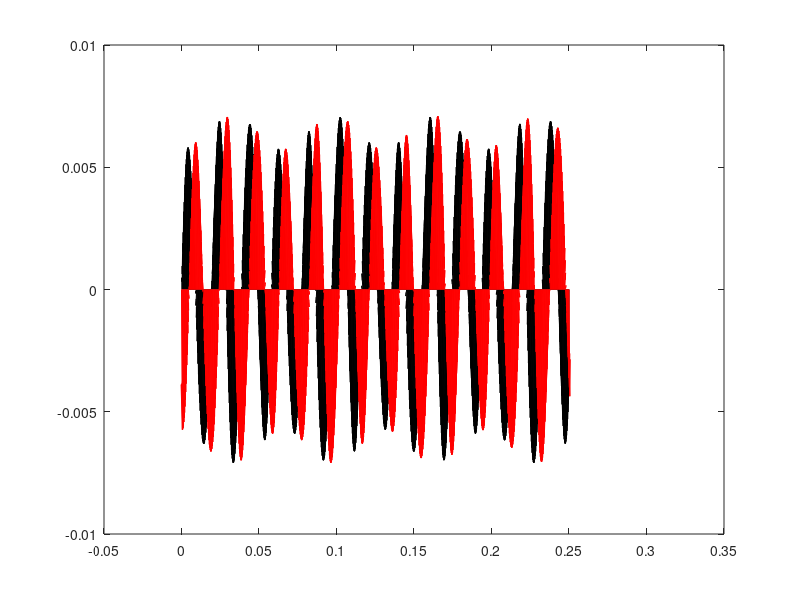
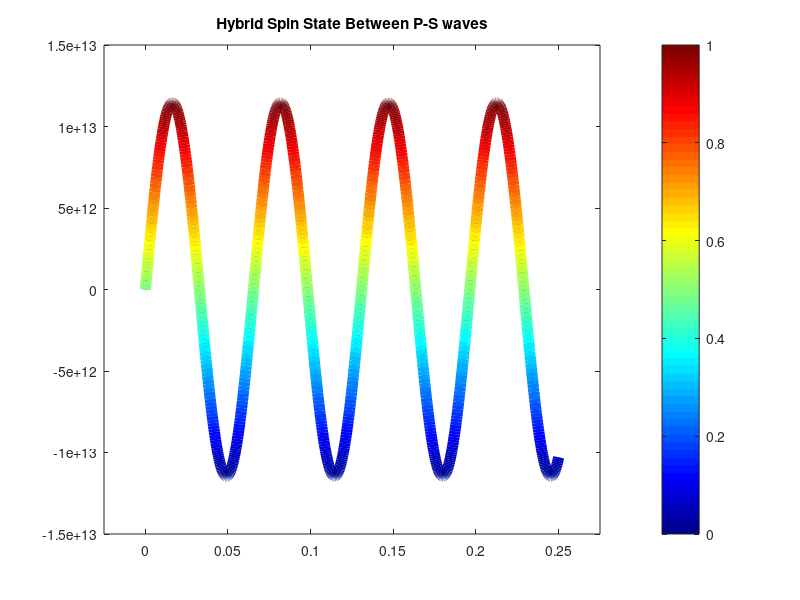

Here is the MATLAB script that generated these plots, in order: (Note: this script raises an error after producing the figures.)



%% THIS SAMPEL CODE EXPLORES THE INTRINSIC SPIN OF ELASTIC WAVE          %%
%%%%%%%%%%%%%%%%%%%%%%%%%%%%%%%%%%%%%%%%%%%%%%%%%%%%%%%%%%%%%%%%%%%%%%%%%%%
%% REFER CHAPTER 3 Eq. 3.61.1 and 3.62.2 in Book Metamaterial in Topological Acoustics, CRC Press, 2023
% Code written by Prof. Sourav Banerjee Date 06/24/2022

%%%%%%%%%%%%%%%%%%%%%%%%%%%%%%%%%%%%%%%%%%%%%%%%%%%%%%%%%%%%%%%%%%%%%%%%%%%
%Explore SpinState
SpinState = 3; % 1 for P-P Interaction, 2 for S-S interaction, 3 for P-S Hybrid Interaction
SpinPlotAlong =0; % Angle in degree
t1=0;
t2=50.76;
t3=52.36;



%% WAVE - AMPLITUDES 
%Amplitude of P-waves
A1 = 0.1866; % amplitude of L-Wave 1
A2 = 0.1866; % amplitude of L-Wave 2
% Amplitude of S-waves
B1 = 0.6820; % amplitude of T-Wave 1
B2 = -0.6820; % amplitude of T-Wave 2

C1 = 0.7071; % amplitude of T-Wave 1
C2 = 0.7071; % amplitude of T-Wave 2

% % Amplitude of P-waves
% A1 = 0.5583; % amplitude of L-Wave 1
% A2 = -0.5583; % amplitude of L-Wave 2
% 
% % Amplitude of S-waves
% B1 = 0.4340; % amplitude of T-Wave 1
% B2 = 0.4340; % amplitude of T-Wave 2
%% WAVE - VELOCITIES
% Velocities of P-wave
Cp1 = 6191.4; % m/sec wave velocity of P-wave 1
Cp2 = 6191.4; % m/sec wave velocity of P-wave 2
% Velocities of S-wave
Cs1 = 3095.7; % m/sec wave velocity of S-wave 1
Cs2 = 3095.7; % m/sec wave velocity of S-wave 2
%% FREQUENCY & DENSITY
w=1003000;  % in Hz frequency
rho=2700;    % in Kg/m^3
SF=rho*w/2; % a Spin Factor 
%% WAVENUMBER
% Wavenumber of P-waves - Two wave interaction
kp1 = w/Cp1; % wavenumber of P-wave 1
kp2 = w/Cp2;  % wavenumber of P-wave 2
%spin fiziud of S0 mode overwrite 
% kp2=1339.45/(2*pi);
% kp1=1339.45/(2*pi);
% Wavenumber of S-wave 
ks1 = w/Cs1; % wavenumber of wave 1
ks2 = w/Cs2;  % wavenumber of wave 2

%% 1-D SPATIAL DISCREATIZATION 
D=0.002;
x_min = 0;
x_max = 0.25; % total length along the plate axis 250 mm
num_points_x = 1000; % number of points in the x direction
del_x=(x_max-x_min)/num_points_x; % in m
Length=x_max; % in m
%% WAVE PROPAGATION DIRETION OF WAVE 1 and WAVE 2 & WAVEVECTOR
theta_1 = t1-SpinPlotAlong ; % wave propagation diraction of P-wave 1
theta_2 = t2-SpinPlotAlong; % wave propagation diraction of P-wave 2

% P-wave Vecotors for wave 1 and wave 2
kp1_1=kp1*cosd(theta_1);  % k1 wave number along x1 for P-wave 1
kp1_2=kp1*sind(theta_1);  % k2 wave number along x2 for P-wave 1

kp2_1=kp2*cosd(theta_2);  % k1 wave number along x1 for P-wave 2
kp2_2=kp2*sind(theta_2);  % k2 wave number along x2 for P-wave 2

% S-wave Vecotors for wave 1 and wave 2
ks1_1=ks1*cosd(theta_1);  % k1 wave number along x1 for S-wave 1
ks1_2=ks1*sind(theta_1);  % k2 wave number along x2 for S-wave 1

ks2_1=ks2*cosd(theta_2);  % k1 wave number along x1 for S-wave 2
ks2_2=ks2*sind(theta_2);  % k2 wave number along x2 for S-wave 2

%% WAVE POLARIZATION 
% Wave polarization direction of the P-wave
P_1 = theta_1 ; % wave polarization diraction of P-wave 1 along Theta 1 
P_2 = theta_2; % wave polarization diraction of P-wave 2 along Theta 2

% Wave polarization direction of the S-wave 
S_1=90+theta_1; %wave polarization diraction of S-wave 1 Orthogonal to Theta 1
S_2=-(90+theta_2); %wave polarization diraction of S-wave 2 Orthogonal to Theta 2

%% SPATIAL DISCRETIZATION
%i=sqrt(-1);

x1=0:del_x:Length; % discretize the x1 axis 
x2=0:del_x:Length; % discretize the x2 axis 

x1_plot=(zeros(length(x2),1))';
x2_plot=(zeros(length(x1),1))';

x3=(zeros(length(x1),1))';

%% WAVE POTENTIALS 
% P-wave potential 
fi1_exp = A1.*exp(1i*((kp1_1.*x1)+(kp1_2.*x2)+(kp1.*cosd(90).*x3)));
fi2_exp = A2.*exp(1i*((kp2_1.*x1)+(kp2_2.*x2)+(kp2.*cosd(90).*x3)));
% SV-wave potential 
Zi1_exp = B1.*exp(1i*((ks1_1.*x1)+(ks1_2.*x2)+(ks1.*cosd(90).*x3)));
Zi2_exp = B2.*exp(1i*((ks2_1.*x1)+(ks2_2.*x2)+(ks2.*cosd(90).*x3)));

Zh1_exp = C1.*exp(1i*((ks1_1.*x1)+(ks1_2.*x2)+(ks1.*cosd(90).*x3)));
Zh2_exp = C2.*exp(1i*((ks2_1.*x1)+(ks2_2.*x2)+(ks2.*cosd(90).*x3)));

%% WAVE DISPLACEMENT AMPLITUDE
% P-wave

u1_fi1 = 1i*kp1_1*fi1_exp; % u1 = dfi/dx1 & u2 = dfi/dx2
u2_fi1 = 1i*kp1_2*fi1_exp; % No minus sign V.Imp

u1_fi2 = 1i*kp2_1*fi2_exp; % u1 = dfi/dx1 & u2 = dfi/dx2
u2_fi2 = 1i*kp2_2*fi2_exp; % No minus sign V.Imp

u1_Zi1 = 1i*ks1_2*Zi1_exp; % See the reverse: u1 = dZi/dx2 & u2 = -dZi/dx1
u2_Zi1 = -1i*ks1_1*Zi1_exp; % Please mind the minus sign V.Imp

u1_Zi2 = 1i*ks2_2*Zi2_exp; % See the reverse: u1 = dZi/dx2 & u2 = -dZi/dx1
u2_Zi2 = -1i*ks2_1*Zi2_exp; % Please mind the minus sign V.Imp


%% SUPERPOSED WAVE DISPLACEMENT ALONG X1 and X2 DIRECTIONS
if (SpinState ==1)
       %% 2-P-wave Superposition
        u1=u1_fi1+u1_fi2;  % P-wave 1+2 disp Along x1
        u2=u2_fi1+u2_fi2;  % P-wave 1+2 disp Along x2
elseif (SpinState==2)
        %% 2-S-wave Superposition 
        u1=u1_Zi1+u1_Zi2; % S-wave 1+2 disp Along x1
        u2=u2_Zi1+u2_Zi2; % S-wave 1+2 disp Along x2
elseif(SpinState==3)
        %% 1P-1S-Hybrid wave P along theta1 so use fi1, S along theta2 so use Zi2
        u1=u1_Zi1+u1_fi2;  
        u2=u2_Zi1+u2_fi2;  
        % u1=u1_fi1+u1_Zi2;  
        % u2=u2_fi1+u2_Zi2;  


end
%%

%% EXPLORING THE INTRINSIC SPIN ONLY X1-X2 PLANE
%% 2-P-wave
sample = size(x1,2);                % At every position along X
Spin_imag=zeros(sample,1);
for i = 1:sample
    ULcross = u1(i)*conj(u2(i))-u2(i)*conj(u1(i));
    %Spin_real(i)=SF*real(ULcross);
    Spin_imag(i)=SF*imag(ULcross);
    %Spin_abs(i)=SF*abs(ULcross);
end

save('BloodyMatchIntrinsic.mat','u1_fi1','u2_fi1','u1_fi2','u2_fi2');
%% VISUALIZATION OF Polarization and SPIN

figure(1);
    quiver(x1,x2_plot,real(u1),real(u2),'k-'); hold on
    
figure(1);
    quiver(x1,x2_plot,imag(u1),imag(u2),'r-');
%legend('real u','imag u')
axis normal


if (SpinState==1)
    figure; %plot(Spin_L_real,'k','LineWidth',4); hold on

    plot(x1,Spin_imag,'LineWidth',4);
    xlim([-(0.1)*max(x1), max(x1)+(0.1)*max(x1)])
    title('Similar Spin State Between P-P waves')
    % Get the current colormap (jet)
    cmap = colormap('jet');
    %scaled_spin = (Spin_imag - min(Spin_imag)) / (max(Spin_imag) - min(Spin_imag));
    % Compute the color indices based on y values
    num_colors = size(cmap, 1);
    color_indices = round(interp1(linspace(min(Spin_imag), max(Spin_imag), num_colors), 1:num_colors, Spin_imag));
    % Apply colors to the line plot
    hold on;
    for i = 1:length(x1)-1
        plot(x1(i:i+1), Spin_imag(i:i+1), 'Color', cmap(color_indices(i), :), 'LineWidth', 14);
    end
    hold off;
    
    % Add colorbar for reference (optional)
    colorbar;
    clim([min(Spin_imag) max(Spin_imag)]);

elseif(SpinState==2)
    figure;%plot(Spin_L_real,'k','LineWidth',4); hold on
    plot(x1,Spin_imag,'LineWidth',4);
    xlim([-(0.1)*max(x1), max(x1)+(0.1)*max(x1)])
    title('Similar Spin State Between S-S waves')
        cmap = colormap('jet');
    % Compute the color indices based on y values
    num_colors = size(cmap, 1);
    color_indices = round(interp1(linspace(min(Spin_imag), max(Spin_imag), num_colors), 1:num_colors, Spin_imag));
    % Apply colors to the line plot
    hold on;
    for i = 1:length(x1)-1
        plot(x1(i:i+1), Spin_imag(i:i+1), 'Color', cmap(color_indices(i), :), 'LineWidth', 8);
    end
    hold off;
    
    % Add colorbar for reference (optional)
    colorbar;
    clim([min(Spin_imag) max(Spin_imag)]);
elseif (SpinState==3)
    figure;%plot(Spin_L_real,'k','LineWidth',4); hold on
    plot(x1,Spin_imag,'LineWidth',4);
    xlim([-(0.1)*max(x1), max(x1)+(0.1)*max(x1)])
    title('Hybrid Spin State Between P-S waves')
        cmap = colormap('jet');
    % Compute the color indices based on y values
    num_colors = size(cmap, 1);
    color_indices = round(interp1(linspace(min(Spin_imag), max(Spin_imag), num_colors), 1:num_colors, Spin_imag));
    % Apply colors to the line plot
    hold on;
    for i = 1:length(x1)-1
        plot(x1(i:i+1), Spin_imag(i:i+1), 'Color', cmap(color_indices(i), :), 'LineWidth', 8);
    end
    hold off;
    
    % Add colorbar for reference (optional)
    colorbar;
    clim([min(Spin_imag) max(Spin_imag)]);
end         
%% END
